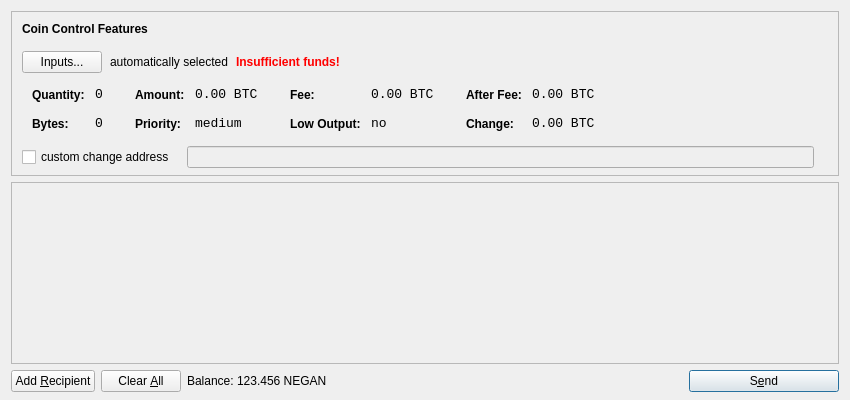
<?xml version="1.0" encoding="UTF-8"?>
<ui version="4.0">
 <class>SendCoinsDialog</class>
 <widget class="QDialog" name="SendCoinsDialog">
  <property name="geometry">
   <rect>
    <x>0</x>
    <y>0</y>
    <width>850</width>
    <height>400</height>
   </rect>
  </property>
  <property name="windowTitle">
   <string>Send Coins</string>
  </property>
  <layout class="QVBoxLayout" name="verticalLayout" stretch="0,1,0">
   <property name="bottomMargin">
    <number>8</number>
   </property>
   <item>
    <widget class="QFrame" name="frameCoinControl">
     <property name="sizePolicy">
      <sizepolicy hsizetype="Expanding" vsizetype="Expanding">
       <horstretch>0</horstretch>
       <verstretch>0</verstretch>
      </sizepolicy>
     </property>
     <property name="maximumSize">
      <size>
       <width>16777215</width>
       <height>16777215</height>
      </size>
     </property>
     <property name="frameShape">
      <enum>QFrame::StyledPanel</enum>
     </property>
     <property name="frameShadow">
      <enum>QFrame::Sunken</enum>
     </property>
     <layout class="QVBoxLayout" name="verticalLayoutCoinControl2">
      <property name="spacing">
       <number>-1</number>
      </property>
      <property name="leftMargin">
       <number>0</number>
      </property>
      <property name="topMargin">
       <number>0</number>
      </property>
      <property name="rightMargin">
       <number>0</number>
      </property>
      <property name="bottomMargin">
       <number>6</number>
      </property>
      <item>
       <layout class="QVBoxLayout" name="verticalLayoutCoinControl" stretch="0,0,0,0,1">
        <property name="spacing">
         <number>0</number>
        </property>
        <property name="leftMargin">
         <number>10</number>
        </property>
        <property name="topMargin">
         <number>10</number>
        </property>
        <item>
         <layout class="QHBoxLayout" name="horizontalLayoutCoinControl1">
          <property name="bottomMargin">
           <number>15</number>
          </property>
          <item>
           <widget class="QLabel" name="labelCoinControlFeatures">
            <property name="sizePolicy">
             <sizepolicy hsizetype="Preferred" vsizetype="Maximum">
              <horstretch>0</horstretch>
              <verstretch>0</verstretch>
             </sizepolicy>
            </property>
            <property name="font">
             <font>
              <weight>75</weight>
              <bold>true</bold>
             </font>
            </property>
            <property name="styleSheet">
             <string notr="true">font-weight:bold;</string>
            </property>
            <property name="text">
             <string>Coin Control Features</string>
            </property>
           </widget>
          </item>
         </layout>
        </item>
        <item>
         <layout class="QHBoxLayout" name="horizontalLayoutCoinControl2" stretch="0,0,0,0">
          <property name="spacing">
           <number>8</number>
          </property>
          <property name="bottomMargin">
           <number>10</number>
          </property>
          <item>
           <widget class="QPushButton" name="pushButtonCoinControl">
            <property name="styleSheet">
             <string notr="true"/>
            </property>
            <property name="text">
             <string>Inputs...</string>
            </property>
           </widget>
          </item>
          <item>
           <widget class="QLabel" name="labelCoinControlAutomaticallySelected">
            <property name="text">
             <string>automatically selected</string>
            </property>
            <property name="margin">
             <number>5</number>
            </property>
           </widget>
          </item>
          <item>
           <widget class="QLabel" name="labelCoinControlInsuffFunds">
            <property name="font">
             <font>
              <weight>75</weight>
              <bold>true</bold>
             </font>
            </property>
            <property name="styleSheet">
             <string notr="true">color:red;font-weight:bold;</string>
            </property>
            <property name="text">
             <string>Insufficient funds!</string>
            </property>
            <property name="margin">
             <number>5</number>
            </property>
           </widget>
          </item>
          <item>
           <spacer name="horizontalSpacerCoinControl">
            <property name="orientation">
             <enum>Qt::Horizontal</enum>
            </property>
            <property name="sizeHint" stdset="0">
             <size>
              <width>40</width>
              <height>1</height>
             </size>
            </property>
           </spacer>
          </item>
         </layout>
        </item>
        <item>
         <widget class="QWidget" name="widgetCoinControl" native="true">
          <property name="sizePolicy">
           <sizepolicy hsizetype="Preferred" vsizetype="Preferred">
            <horstretch>0</horstretch>
            <verstretch>0</verstretch>
           </sizepolicy>
          </property>
          <property name="minimumSize">
           <size>
            <width>0</width>
            <height>0</height>
           </size>
          </property>
          <property name="styleSheet">
           <string notr="true"/>
          </property>
          <layout class="QHBoxLayout" name="horizontalLayoutCoinControl5">
           <property name="margin">
            <number>0</number>
           </property>
           <item>
            <layout class="QHBoxLayout" name="horizontalLayoutCoinControl3" stretch="0,0,0,1">
             <property name="spacing">
              <number>20</number>
             </property>
             <property name="topMargin">
              <number>0</number>
             </property>
             <property name="bottomMargin">
              <number>10</number>
             </property>
             <item>
              <layout class="QFormLayout" name="formLayoutCoinControl1">
               <property name="horizontalSpacing">
                <number>10</number>
               </property>
               <property name="verticalSpacing">
                <number>14</number>
               </property>
               <property name="leftMargin">
                <number>10</number>
               </property>
               <property name="topMargin">
                <number>4</number>
               </property>
               <property name="rightMargin">
                <number>6</number>
               </property>
               <item row="0" column="0">
                <widget class="QLabel" name="labelCoinControlQuantityText">
                 <property name="styleSheet">
                  <string notr="true">font-weight:bold;</string>
                 </property>
                 <property name="text">
                  <string>Quantity:</string>
                 </property>
                 <property name="margin">
                  <number>0</number>
                 </property>
                </widget>
               </item>
               <item row="0" column="1">
                <widget class="QLabel" name="labelCoinControlQuantity">
                 <property name="font">
                  <font>
                   <family>Monospace</family>
                   <pointsize>10</pointsize>
                  </font>
                 </property>
                 <property name="cursor">
                  <cursorShape>IBeamCursor</cursorShape>
                 </property>
                 <property name="contextMenuPolicy">
                  <enum>Qt::ActionsContextMenu</enum>
                 </property>
                 <property name="text">
                  <string notr="true">0</string>
                 </property>
                 <property name="margin">
                  <number>0</number>
                 </property>
                 <property name="textInteractionFlags">
                  <set>Qt::LinksAccessibleByMouse|Qt::TextSelectableByKeyboard|Qt::TextSelectableByMouse</set>
                 </property>
                </widget>
               </item>
               <item row="1" column="0">
                <widget class="QLabel" name="labelCoinControlBytesText">
                 <property name="styleSheet">
                  <string notr="true">font-weight:bold;</string>
                 </property>
                 <property name="text">
                  <string>Bytes:</string>
                 </property>
                </widget>
               </item>
               <item row="1" column="1">
                <widget class="QLabel" name="labelCoinControlBytes">
                 <property name="font">
                  <font>
                   <family>Monospace</family>
                   <pointsize>10</pointsize>
                  </font>
                 </property>
                 <property name="cursor">
                  <cursorShape>IBeamCursor</cursorShape>
                 </property>
                 <property name="contextMenuPolicy">
                  <enum>Qt::ActionsContextMenu</enum>
                 </property>
                 <property name="text">
                  <string notr="true">0</string>
                 </property>
                 <property name="textInteractionFlags">
                  <set>Qt::LinksAccessibleByMouse|Qt::TextSelectableByKeyboard|Qt::TextSelectableByMouse</set>
                 </property>
                </widget>
               </item>
              </layout>
             </item>
             <item>
              <layout class="QFormLayout" name="formLayoutCoinControl2">
               <property name="horizontalSpacing">
                <number>10</number>
               </property>
               <property name="verticalSpacing">
                <number>14</number>
               </property>
               <property name="leftMargin">
                <number>6</number>
               </property>
               <property name="topMargin">
                <number>4</number>
               </property>
               <property name="rightMargin">
                <number>6</number>
               </property>
               <item row="0" column="0">
                <widget class="QLabel" name="labelCoinControlAmountText">
                 <property name="styleSheet">
                  <string notr="true">font-weight:bold;</string>
                 </property>
                 <property name="text">
                  <string>Amount:</string>
                 </property>
                 <property name="margin">
                  <number>0</number>
                 </property>
                </widget>
               </item>
               <item row="0" column="1">
                <widget class="QLabel" name="labelCoinControlAmount">
                 <property name="font">
                  <font>
                   <family>Monospace</family>
                   <pointsize>10</pointsize>
                  </font>
                 </property>
                 <property name="cursor">
                  <cursorShape>IBeamCursor</cursorShape>
                 </property>
                 <property name="contextMenuPolicy">
                  <enum>Qt::ActionsContextMenu</enum>
                 </property>
                 <property name="text">
                  <string notr="true">0.00 BTC</string>
                 </property>
                 <property name="textInteractionFlags">
                  <set>Qt::LinksAccessibleByMouse|Qt::TextSelectableByKeyboard|Qt::TextSelectableByMouse</set>
                 </property>
                </widget>
               </item>
               <item row="1" column="0">
                <widget class="QLabel" name="labelCoinControlPriorityText">
                 <property name="styleSheet">
                  <string notr="true">font-weight:bold;</string>
                 </property>
                 <property name="text">
                  <string>Priority:</string>
                 </property>
                </widget>
               </item>
               <item row="1" column="1">
                <widget class="QLabel" name="labelCoinControlPriority">
                 <property name="font">
                  <font>
                   <family>Monospace</family>
                   <pointsize>10</pointsize>
                  </font>
                 </property>
                 <property name="cursor">
                  <cursorShape>IBeamCursor</cursorShape>
                 </property>
                 <property name="contextMenuPolicy">
                  <enum>Qt::ActionsContextMenu</enum>
                 </property>
                 <property name="text">
                  <string>medium</string>
                 </property>
                 <property name="textInteractionFlags">
                  <set>Qt::LinksAccessibleByMouse|Qt::TextSelectableByKeyboard|Qt::TextSelectableByMouse</set>
                 </property>
                </widget>
               </item>
              </layout>
             </item>
             <item>
              <layout class="QFormLayout" name="formLayoutCoinControl3">
               <property name="horizontalSpacing">
                <number>10</number>
               </property>
               <property name="verticalSpacing">
                <number>14</number>
               </property>
               <property name="leftMargin">
                <number>6</number>
               </property>
               <property name="topMargin">
                <number>4</number>
               </property>
               <property name="rightMargin">
                <number>6</number>
               </property>
               <item row="0" column="0">
                <widget class="QLabel" name="labelCoinControlFeeText">
                 <property name="styleSheet">
                  <string notr="true">font-weight:bold;</string>
                 </property>
                 <property name="text">
                  <string>Fee:</string>
                 </property>
                 <property name="margin">
                  <number>0</number>
                 </property>
                </widget>
               </item>
               <item row="0" column="1">
                <widget class="QLabel" name="labelCoinControlFee">
                 <property name="font">
                  <font>
                   <family>Monospace</family>
                   <pointsize>10</pointsize>
                  </font>
                 </property>
                 <property name="cursor">
                  <cursorShape>IBeamCursor</cursorShape>
                 </property>
                 <property name="contextMenuPolicy">
                  <enum>Qt::ActionsContextMenu</enum>
                 </property>
                 <property name="text">
                  <string notr="true">0.00 BTC</string>
                 </property>
                 <property name="textInteractionFlags">
                  <set>Qt::LinksAccessibleByMouse|Qt::TextSelectableByKeyboard|Qt::TextSelectableByMouse</set>
                 </property>
                </widget>
               </item>
               <item row="1" column="0">
                <widget class="QLabel" name="labelCoinControlLowOutputText">
                 <property name="styleSheet">
                  <string notr="true">font-weight:bold;</string>
                 </property>
                 <property name="text">
                  <string>Low Output:</string>
                 </property>
                </widget>
               </item>
               <item row="1" column="1">
                <widget class="QLabel" name="labelCoinControlLowOutput">
                 <property name="font">
                  <font>
                   <family>Monospace</family>
                   <pointsize>10</pointsize>
                  </font>
                 </property>
                 <property name="cursor">
                  <cursorShape>IBeamCursor</cursorShape>
                 </property>
                 <property name="contextMenuPolicy">
                  <enum>Qt::ActionsContextMenu</enum>
                 </property>
                 <property name="text">
                  <string>no</string>
                 </property>
                 <property name="textInteractionFlags">
                  <set>Qt::LinksAccessibleByMouse|Qt::TextSelectableByKeyboard|Qt::TextSelectableByMouse</set>
                 </property>
                </widget>
               </item>
              </layout>
             </item>
             <item>
              <layout class="QFormLayout" name="formLayoutCoinControl4">
               <property name="horizontalSpacing">
                <number>10</number>
               </property>
               <property name="verticalSpacing">
                <number>14</number>
               </property>
               <property name="leftMargin">
                <number>6</number>
               </property>
               <property name="topMargin">
                <number>4</number>
               </property>
               <property name="rightMargin">
                <number>6</number>
               </property>
               <item row="0" column="0">
                <widget class="QLabel" name="labelCoinControlAfterFeeText">
                 <property name="styleSheet">
                  <string notr="true">font-weight:bold;</string>
                 </property>
                 <property name="text">
                  <string>After Fee:</string>
                 </property>
                 <property name="margin">
                  <number>0</number>
                 </property>
                </widget>
               </item>
               <item row="0" column="1">
                <widget class="QLabel" name="labelCoinControlAfterFee">
                 <property name="font">
                  <font>
                   <family>Monospace</family>
                   <pointsize>10</pointsize>
                  </font>
                 </property>
                 <property name="cursor">
                  <cursorShape>IBeamCursor</cursorShape>
                 </property>
                 <property name="contextMenuPolicy">
                  <enum>Qt::ActionsContextMenu</enum>
                 </property>
                 <property name="text">
                  <string notr="true">0.00 BTC</string>
                 </property>
                 <property name="textInteractionFlags">
                  <set>Qt::LinksAccessibleByMouse|Qt::TextSelectableByKeyboard|Qt::TextSelectableByMouse</set>
                 </property>
                </widget>
               </item>
               <item row="1" column="0">
                <widget class="QLabel" name="labelCoinControlChangeText">
                 <property name="styleSheet">
                  <string notr="true">font-weight:bold;</string>
                 </property>
                 <property name="text">
                  <string>Change:</string>
                 </property>
                </widget>
               </item>
               <item row="1" column="1">
                <widget class="QLabel" name="labelCoinControlChange">
                 <property name="font">
                  <font>
                   <family>Monospace</family>
                   <pointsize>10</pointsize>
                  </font>
                 </property>
                 <property name="cursor">
                  <cursorShape>IBeamCursor</cursorShape>
                 </property>
                 <property name="contextMenuPolicy">
                  <enum>Qt::ActionsContextMenu</enum>
                 </property>
                 <property name="text">
                  <string notr="true">0.00 BTC</string>
                 </property>
                 <property name="textInteractionFlags">
                  <set>Qt::LinksAccessibleByMouse|Qt::TextSelectableByKeyboard|Qt::TextSelectableByMouse</set>
                 </property>
                </widget>
               </item>
              </layout>
             </item>
            </layout>
           </item>
          </layout>
         </widget>
        </item>
        <item>
         <layout class="QHBoxLayout" name="horizontalLayoutCoinControl4" stretch="0,0,0">
          <property name="spacing">
           <number>12</number>
          </property>
          <property name="sizeConstraint">
           <enum>QLayout::SetDefaultConstraint</enum>
          </property>
          <property name="topMargin">
           <number>5</number>
          </property>
          <property name="rightMargin">
           <number>5</number>
          </property>
          <item>
           <widget class="QCheckBox" name="checkBoxCoinControlChange">
            <property name="text">
             <string>custom change address</string>
            </property>
           </widget>
          </item>
          <item>
           <widget class="QLineEdit" name="lineEditCoinControlChange">
            <property name="enabled">
             <bool>false</bool>
            </property>
            <property name="sizePolicy">
             <sizepolicy hsizetype="Expanding" vsizetype="Fixed">
              <horstretch>0</horstretch>
              <verstretch>0</verstretch>
             </sizepolicy>
            </property>
           </widget>
          </item>
          <item>
           <widget class="QLabel" name="labelCoinControlChangeLabel">
            <property name="sizePolicy">
             <sizepolicy hsizetype="Preferred" vsizetype="Expanding">
              <horstretch>0</horstretch>
              <verstretch>0</verstretch>
             </sizepolicy>
            </property>
            <property name="minimumSize">
             <size>
              <width>0</width>
              <height>0</height>
             </size>
            </property>
            <property name="text">
             <string/>
            </property>
            <property name="margin">
             <number>3</number>
            </property>
           </widget>
          </item>
         </layout>
        </item>
        <item>
         <spacer name="verticalSpacerCoinControl">
          <property name="orientation">
           <enum>Qt::Vertical</enum>
          </property>
          <property name="sizeHint" stdset="0">
           <size>
            <width>800</width>
            <height>1</height>
           </size>
          </property>
         </spacer>
        </item>
       </layout>
      </item>
     </layout>
    </widget>
   </item>
   <item>
    <widget class="QScrollArea" name="scrollArea">
     <property name="widgetResizable">
      <bool>true</bool>
     </property>
     <widget class="QWidget" name="scrollAreaWidgetContents">
      <property name="geometry">
       <rect>
        <x>0</x>
        <y>0</y>
        <width>830</width>
        <height>165</height>
       </rect>
      </property>
      <layout class="QVBoxLayout" name="verticalLayout_2">
       <property name="margin">
        <number>0</number>
       </property>
       <item>
        <layout class="QVBoxLayout" name="entries">
         <property name="spacing">
          <number>6</number>
         </property>
        </layout>
       </item>
       <item>
        <spacer name="verticalSpacer">
         <property name="orientation">
          <enum>Qt::Vertical</enum>
         </property>
         <property name="sizeHint" stdset="0">
          <size>
           <width>20</width>
           <height>40</height>
          </size>
         </property>
        </spacer>
       </item>
      </layout>
     </widget>
    </widget>
   </item>
   <item>
    <layout class="QHBoxLayout" name="horizontalLayout">
     <item>
      <widget class="QPushButton" name="addButton">
       <property name="toolTip">
        <string>Send to multiple recipients at once</string>
       </property>
       <property name="text">
        <string>Add &amp;Recipient</string>
       </property>
       <property name="icon">
        <iconset resource="../bitcoin.qrc">
         <normaloff>:/icons/add</normaloff>:/icons/add</iconset>
       </property>
       <property name="autoDefault">
        <bool>false</bool>
       </property>
      </widget>
     </item>
     <item>
      <widget class="QPushButton" name="clearButton">
       <property name="sizePolicy">
        <sizepolicy hsizetype="Minimum" vsizetype="Fixed">
         <horstretch>0</horstretch>
         <verstretch>0</verstretch>
        </sizepolicy>
       </property>
       <property name="toolTip">
        <string>Remove all transaction fields</string>
       </property>
       <property name="text">
        <string>Clear &amp;All</string>
       </property>
       <property name="icon">
        <iconset resource="../bitcoin.qrc">
         <normaloff>:/icons/remove</normaloff>:/icons/remove</iconset>
       </property>
       <property name="autoRepeatDelay">
        <number>300</number>
       </property>
       <property name="autoDefault">
        <bool>false</bool>
       </property>
      </widget>
     </item>
     <item>
      <layout class="QHBoxLayout" name="horizontalLayout_2">
       <property name="spacing">
        <number>3</number>
       </property>
       <item>
        <widget class="QLabel" name="label">
         <property name="text">
          <string>Balance:</string>
         </property>
        </widget>
       </item>
       <item>
        <widget class="QLabel" name="labelBalance">
         <property name="cursor">
          <cursorShape>IBeamCursor</cursorShape>
         </property>
         <property name="text">
          <string>123.456 NEGAN</string>
         </property>
         <property name="textInteractionFlags">
          <set>Qt::LinksAccessibleByMouse|Qt::TextSelectableByKeyboard|Qt::TextSelectableByMouse</set>
         </property>
        </widget>
       </item>
      </layout>
     </item>
     <item>
      <spacer name="horizontalSpacer">
       <property name="orientation">
        <enum>Qt::Horizontal</enum>
       </property>
       <property name="sizeHint" stdset="0">
        <size>
         <width>40</width>
         <height>20</height>
        </size>
       </property>
      </spacer>
     </item>
     <item>
      <widget class="QPushButton" name="sendButton">
       <property name="minimumSize">
        <size>
         <width>150</width>
         <height>0</height>
        </size>
       </property>
       <property name="toolTip">
        <string>Confirm the send action</string>
       </property>
       <property name="text">
        <string>S&amp;end</string>
       </property>
       <property name="icon">
        <iconset resource="../bitcoin.qrc">
         <normaloff>:/icons/send</normaloff>:/icons/send</iconset>
       </property>
       <property name="default">
        <bool>true</bool>
       </property>
      </widget>
     </item>
    </layout>
   </item>
  </layout>
 </widget>
 <resources>
  <include location="../bitcoin.qrc"/>
 </resources>
 <connections/>
</ui>
